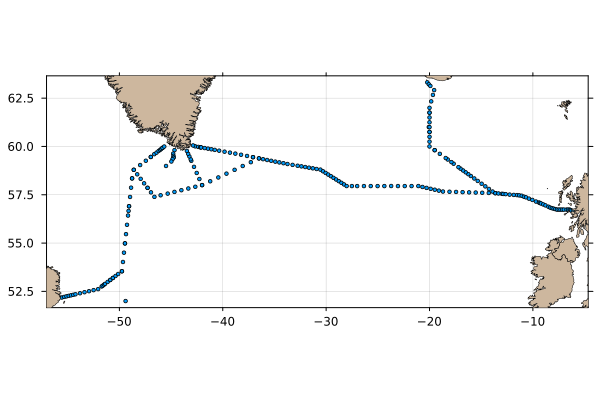

Write Julia code to recreate this figure.
using OceanAnalysis, Plots
url = "https://cchdo.ucsd.edu/data/11852/ar07_74JC20140606_ct1.zip"
dir = get_section(url)
section = read_section(dir);
plot(section, "map")
savefig("section_map.png")
